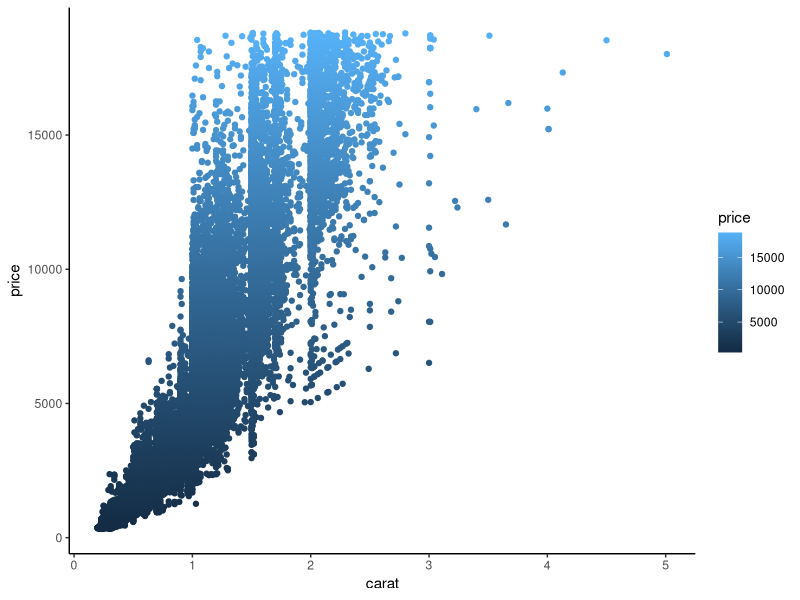

Reproduce this figure in R.
## ---- chunk 1
knitr::opts_chunk$set(echo = TRUE)

library(tidyverse)
## ---- chunk 2
ggplot(data = diamonds, aes(x = carat, y = price))+ 
  geom_point(aes(color = price))+ 
  theme_classic()
